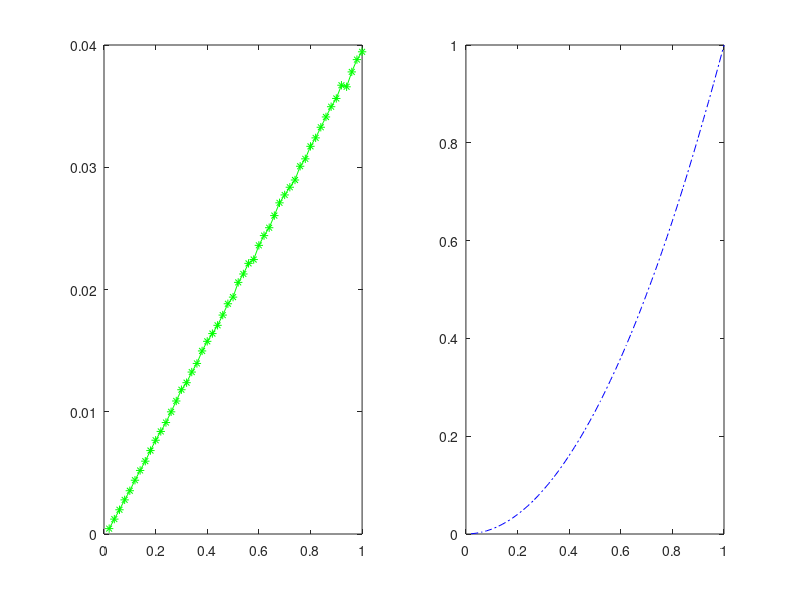

Source code (MATLAB):
clc
clear

klen = 50;
nmax = 1000000;
prok = zeros(klen,1);

i = rand(nmax,1);
j = rand(nmax,1);
x = zeros(klen,1);
for n =  1:nmax
    Max = max(i(n),j(n));
    k = fix(Max/0.02) + 1;
    prok(k) = prok(k) + 1;
    x(k) = Max;
end
nn = 0.02:0.02:1;
subplot(1,2,1)
plot(nn,prok/nmax,'-*g')
F=zeros(klen,1);
t = 0;
for m =1:klen
    t = t + prok(m);
    F(m) = t/nmax;    
end
subplot(1,2,2)
plot(nn,F,'-.b')